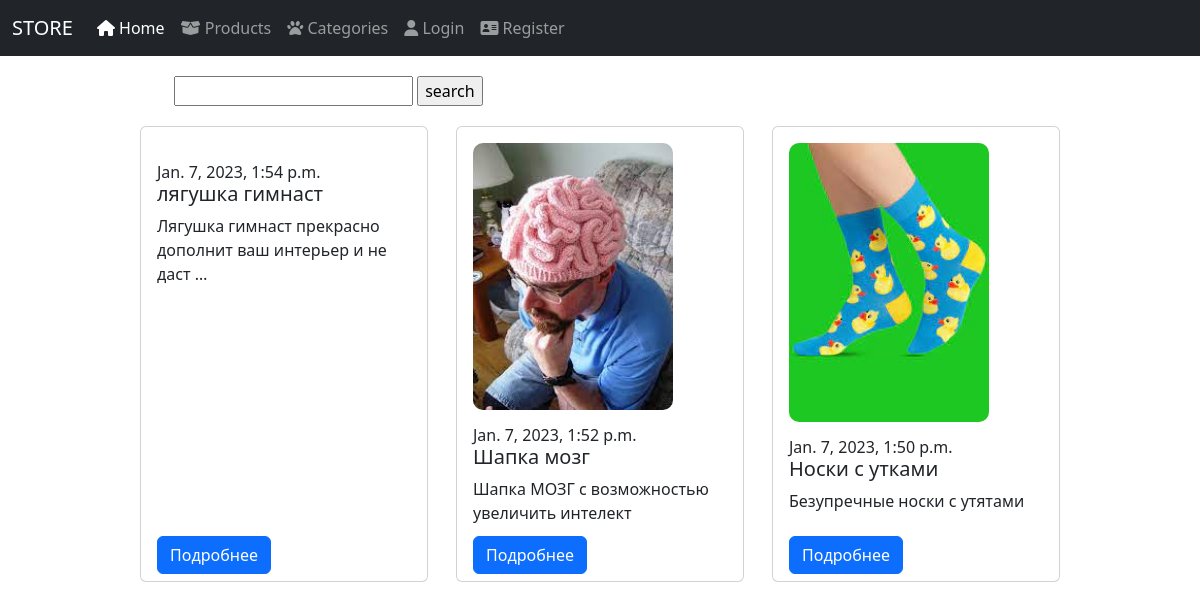
The app's page /posts/, older data.
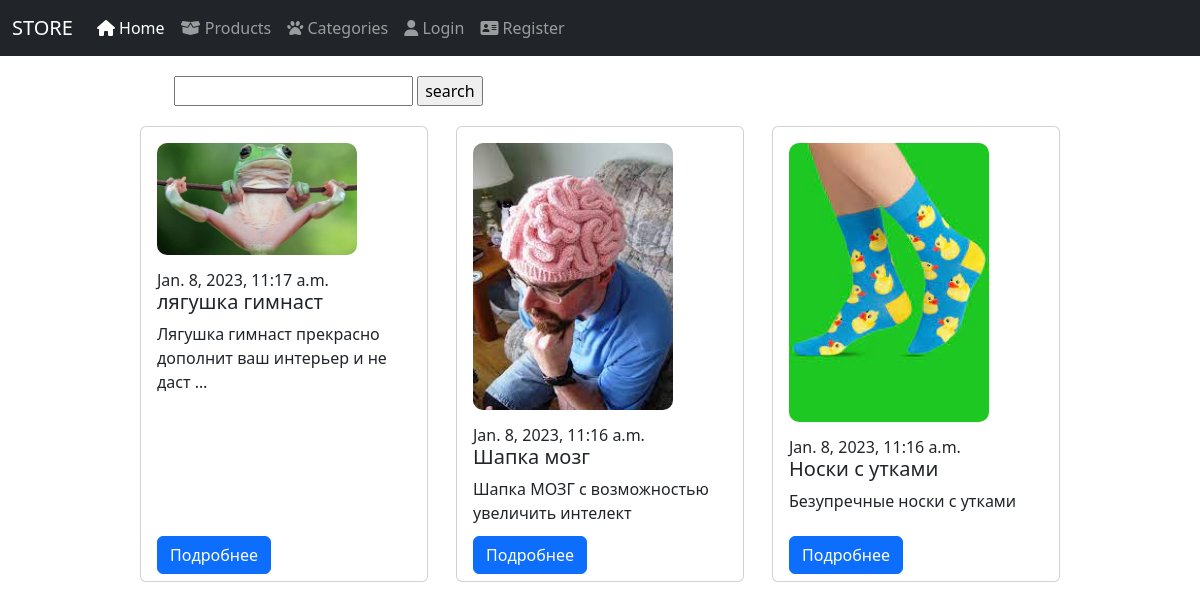
The same page, newer data.
### posts/models.py (models this page shows, shortened)
class Product(models.Model):
    author = models.ForeignKey(User, on_delete=models.CASCADE, null=True)
    image = models.ImageField(upload_to='images/%Y/%m/%d', null=True, blank=True)
    title = models.CharField(max_length=255)
    description = models.TextField()
    creation_date = models.DateTimeField(auto_now=True)
    update_date = models.DateTimeField(auto_now_add=True)
    rate = models.FloatField()
    price = models.IntegerField()
    category = models.ForeignKey('Category', on_delete=models.PROTECT, null=True)
    commentable = models.BooleanField(null=True, default=True, blank=True)

### posts/views.py (the view)
# urls.py: path('posts/', posts_view),
def posts_view(request):
    if request.method == 'GET':
        category_id = int(request.GET.get('category_id', 0))
        search = request.GET.get('search')
        page = int(request.GET.get('page', 1))
        if category_id:
            posts = Product.objects.filter(category__in=[category_id])
        else:
            posts = Product.objects.all()
        max_page = posts.__len__() / PAGINATION_LIMIT
        if round(max_page) < max_page:
            max_page = round(max_page) + 1
        max_page = int(max_page)
        posts = posts[PAGINATION_LIMIT * (page-1):PAGINATION_LIMIT * page]
        if search:
            posts = posts.filter(title__icontains=search)
        context = {
            'posts': posts,
            'user': None if request.user.is_anonymous else request.user,
            'max_page': range(1, max_page + 1)
        }
        return render(request, 'posts/posts.html', context=context)

### posts/templates/posts/posts.html (shortened to what this page needs)
  {% extends 'layouts/index.html' %}
  {% block content %}
  <div class="search">
    <form action="/posts/" method="get">
      <input type="text" name="search">
      <input type="submit" value="search">
    </form>
  </div>
  <div class="posts">
    {% for post in posts %}
      <div class="card" style="width: 18rem;">
        <div class="card-body">
          {% if post.image %}
              <img src="/media/{{ post.image }}" alt="">
          {% else %}
              <img src="/media/placeholder.png" alt="">
          {% endif %}
          <h6 class="card-subtitle">{{ post.creation_date }}</h6>
          <h5 class="card-title">{{post.title}}</h5>
          <div class="desc">
            {% autoescape on %}
            {{post.description|linebreaks|truncatewords:9}}
            {% endautoescape %}
          </div>
          <a name="button" href="{% url 'post_detail' post.pk %}" class="btn btn-primary">Подробнее</a>
        </div>
      </div>
    {% endfor %}
  </div>
  {% endblock %}

### posts/templates/layouts/index.html (shortened to what this page needs)
<!DOCTYPE html>
<html lang="en">
<head>
    <link rel="stylesheet" href="https://cdnjs.cloudflare.com/ajax/libs/font-awesome/6.2.1/css/all.min.css">
    <link rel="stylesheet" href="https://cdn.jsdelivr.net/npm/bootstrap@5.2.3/dist/css/bootstrap.min.css">
</head>
<body>
    <nav class="navbar navbar-expand-lg navbar-dark bg-dark">
      <div class="container-fluid">
        <a class="navbar-brand" href="#">STORE</a>
        <div class="collapse navbar-collapse" id="navbarNav">
          <ul class="navbar-nav">
            <li class="nav-item">
              <a class="nav-link active" aria-current="page" href="/"><i class="fa-solid fa-house"></i> Home</a>
            </li>
            <li class="nav-item">
              <a class="nav-link" href="/posts"> <i class="fa-solid fa-box-open"></i> Products</a>
            </li>
            <li class="nav-item">
              <a class="nav-link" href="{% url 'categories' %}"><i class="fa-solid fa-paw"></i> Categories</a>
            </li>
              {% if user %}
                <li class="nav-item">
                  <a class="nav-link" href="/posts/create"><i class="fa-solid fa-plus"></i> Add product</a>
                </li>
                <li class="nav-item">
                  <a class="nav-link" href="/users/logout"><i class="fa-sharp fa-solid fa-arrow-right-to-bracket"></i> Logout</a>
                </li>
              {% else %}
                <li class="nav-item">
                  <a class="nav-link" href="/users/login"><i class="fa-solid fa-user"></i> Login</a>
                </li>
              <li class="nav-item">
                  <a class="nav-link" href="/users/register"><i class="fa-solid fa-address-card"></i> Register</a>
                </li>
              {% endif %}
          </ul>
        </div>
      </div>
    </nav>
{% block content %}
{% endblock%}
</body>
</html>

### posts/templates/posts/posts.html (style rules this page uses)
.posts { display: flex; justify-content: space-between; width: 80%; margin-left: 10%; flex-wrap: wrap; padding: 20px; }
.posts img { width: 200px; margin-bottom: 20px; border-radius: 10px }
.desc { margin-bottom: 40px }
.btn-primary { position: absolute; bottom: 7px; }
.search { margin-top: 20px; margin-left: 174px }

Row changes from the older to the newer data that the page shows:
removed Product: image (picture), creation_date "Jan. 7, 2023, 1:52 p.m.", title "Шапка мозг", description "Шапка МОЗГ с возможностью увеличить интелект"
removed Product: image (picture), creation_date "Jan. 7, 2023, 1:50 p.m.", title "Носки с утками", description "Безупречные носки с утятами"
changed Product "лягушка гимнаст": image: picture added; creation_date "Jan. 7, 2023, 1:54 p.m." → "Jan. 8, 2023, 11:17 a.m."
added Product: image (picture), creation_date "Jan. 8, 2023, 11:16 a.m.", title "Шапка мозг", description "Шапка МОЗГ с возможностью увеличить интелект"
added Product: image (picture), creation_date "Jan. 8, 2023, 11:16 a.m.", title "Носки с утками", description "Безупречные носки с утками"
